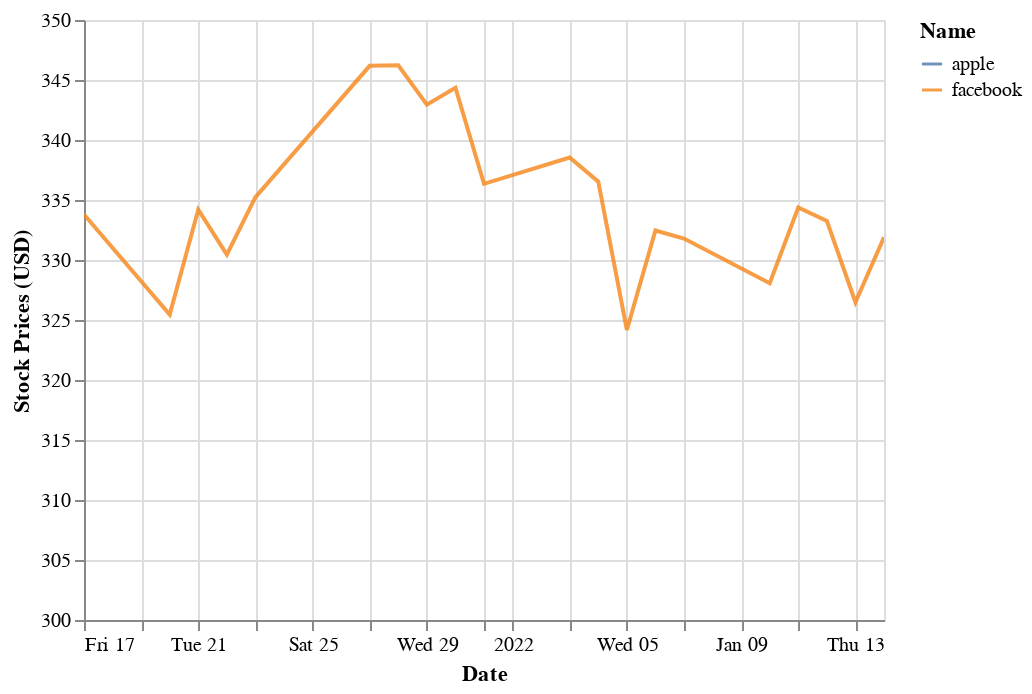

Notebook cell for this chart:
### Code cell
chart

### Figure 1 — Vega-Lite specification as saved in the notebook (floating-point values rounded to 4 significant figures)
{"config": {"view": {"continuousWidth": 400, "continuousHeight": 300}}, "data": {"name": "data-599192aa7ec63582a4a9174d0c8821b6"}, "mark": {"type": "line", "clip": true, "opacity": 0.8}, "encoding": {"color": {"type": "nominal", "field": "Name"}, "x": {"type": "temporal", "field": "Date"}, "y": {"type": "quantitative", "field": "Stock Prices (USD)", "scale": {"domain": [300, 350]}, "stack": null}}, "$schema": "https://vega.github.io/schema/vega-lite/v4.8.1.json", "datasets": {"data-599192aa7ec63582a4a9174d0c8821b6": [{"Date": "17 December 2021", "Name": "apple", "Stock Prices (USD)": 171.1}, {"Date": "20 December 2021", "Name": "apple", "Stock Prices (USD)": 169.8}, {"Date": "21 December 2021", "Name": "apple", "Stock Prices (USD)": 173.0}, {"Date": "22 December 2021", "Name": "apple", "Stock Prices (USD)": 175.6}, {"Date": "23 December 2021", "Name": "apple", "Stock Prices (USD)": 176.3}, {"Date": "27 December 2021", "Name": "apple", "Stock Prices (USD)": 180.3}, {"Date": "28 December 2021", "Name": "apple", "Stock Prices (USD)": 179.3}, {"Date": "29 December 2021", "Name": "apple", "Stock Prices (USD)": 179.4}, {"Date": "30 December 2021", "Name": "apple", "Stock Prices (USD)": 178.2}, {"Date": "31 December 2021", "Name": "apple", "Stock Prices (USD)": 177.6}, {"Date": "03 January 2022", "Name": "apple", "Stock Prices (USD)": 182.0}, {"Date": "04 January 2022", "Name": "apple", "Stock Prices (USD)": 179.7}, {"Date": "05 January 2022", "Name": "apple", "Stock Prices (USD)": 174.9}, {"Date": "06 January 2022", "Name": "apple", "Stock Prices (USD)": 172.0}, {"Date": "07 January 2022", "Name": "apple", "Stock Prices (USD)": 172.2}, {"Date": "10 January 2022", "Name": "apple", "Stock Prices (USD)": 172.2}, {"Date": "11 January 2022", "Name": "apple", "Stock Prices (USD)": 175.1}, {"Date": "12 January 2022", "Name": "apple", "Stock Prices (USD)": 175.5}, {"Date": "13 January 2022", "Name": "apple", "Stock Prices (USD)": 172.2}, {"Date": "14 January 2022", "Name": "apple", "Stock Prices (USD)": 173.1}, {"Date": "17 December 2021", "Name": "facebook", "Stock Prices (USD)": 333.8}, {"Date": "20 December 2021", "Name": "facebook", "Stock Prices (USD)": 325.5}, {"Date": "21 December 2021", "Name": "facebook", "Stock Prices (USD)": 334.2}, {"Date": "22 December 2021", "Name": "facebook", "Stock Prices (USD)": 330.5}, {"Date": "23 December 2021", "Name": "facebook", "Stock Prices (USD)": 335.2}, {"Date": "27 December 2021", "Name": "facebook", "Stock Prices (USD)": 346.2}, {"Date": "28 December 2021", "Name": "facebook", "Stock Prices (USD)": 346.2}, {"Date": "29 December 2021", "Name": "facebook", "Stock Prices (USD)": 342.9}, {"Date": "30 December 2021", "Name": "facebook", "Stock Prices (USD)": 344.4}, {"Date": "31 December 2021", "Name": "facebook", "Stock Prices (USD)": 336.4}, {"Date": "03 January 2022", "Name": "facebook", "Stock Prices (USD)": 338.5}, {"Date": "04 January 2022", "Name": "facebook", "Stock Prices (USD)": 336.5}, {"Date": "05 January 2022", "Name": "facebook", "Stock Prices (USD)": 324.2}, {"Date": "06 January 2022", "Name": "facebook", "Stock Prices (USD)": 332.5}, {"Date": "07 January 2022", "Name": "facebook", "Stock Prices (USD)": 331.8}, {"Date": "10 January 2022", "Name": "facebook", "Stock Prices (USD)": 328.1}, {"Date": "11 January 2022", "Name": "facebook", "Stock Prices (USD)": 334.4}, {"Date": "12 January 2022", "Name": "facebook", "Stock Prices (USD)": 333.3}, {"Date": "13 January 2022", "Name": "facebook", "Stock Prices (USD)": 326.5}, {"Date": "14 January 2022", "Name": "facebook", "Stock Prices (USD)": 331.9}]}}
